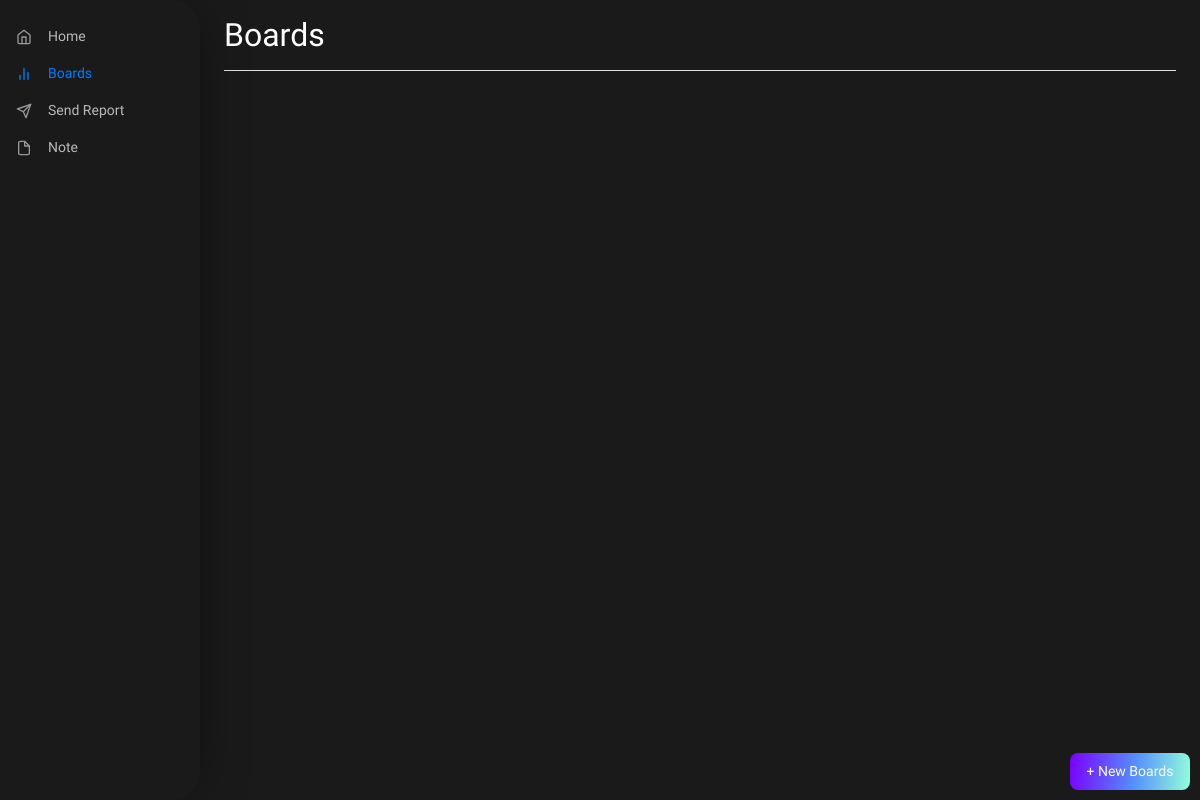
Before: /component/scrum-master/boards/ with the older database file.
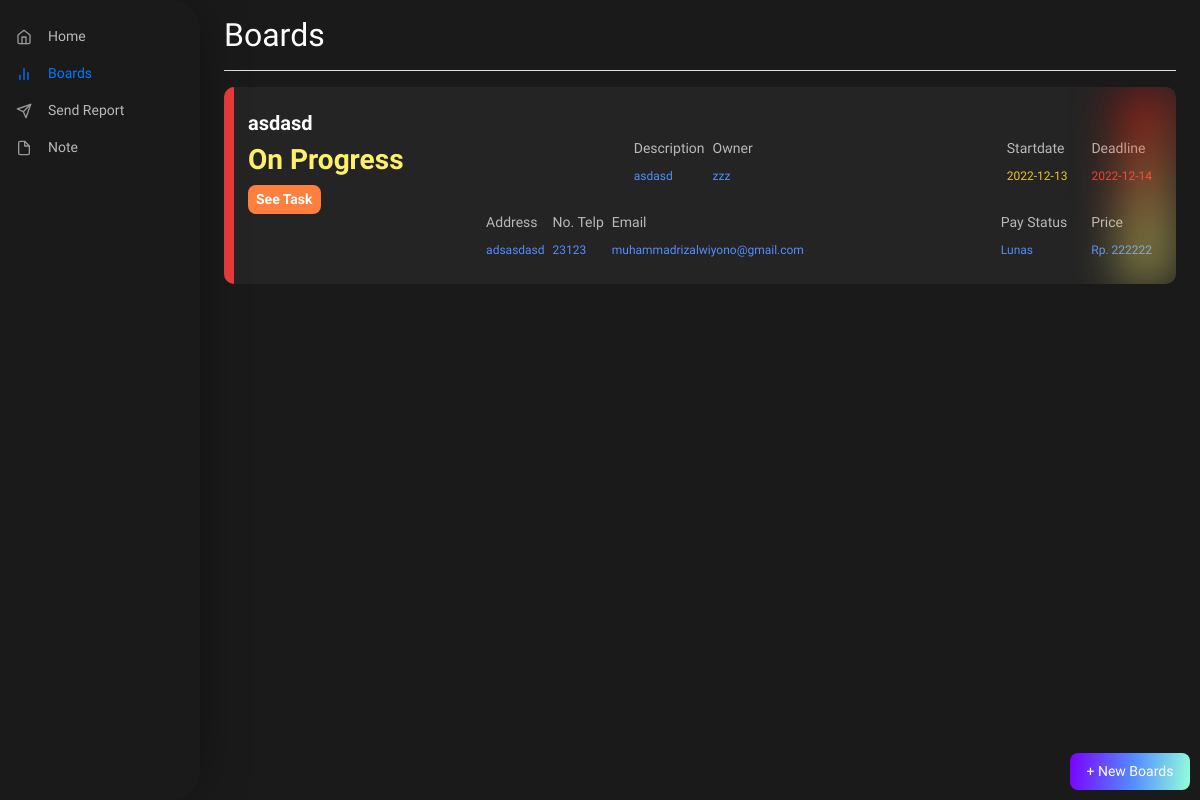
After: the same page with the newer database file.
### tables this page shows
CREATE TABLE `tb_client` (
  `idclient` int(11) NOT NULL,
  `idboards` int(11) NOT NULL,
  `owner_name` varchar(100) NOT NULL,
  `address` text NOT NULL,
  `no_telp` int(15) NOT NULL,
  `email` varchar(100) NOT NULL,
  `company_name` varchar(100) NOT NULL
);

CREATE TABLE `tb_boards` (
  `idboards` int(11) NOT NULL,
  `title` varchar(100) NOT NULL,
  `description` text NOT NULL,
  `startdate` date NOT NULL,
  `deadline` date NOT NULL,
  `pay_status` varchar(45) NOT NULL,
  `price` bigint(20) NOT NULL,
  `status` varchar(45) NOT NULL
);

### component/scrum-master/boards/index.php (the view, shortened to what this page needs)
<?php
    include '../../../src/connection/connection.php';
?>
<!DOCTYPE html>
<html lang="en">
<head>
    <link rel="stylesheet" href="https://cdn.jsdelivr.net/npm/bootstrap@4.5.3/dist/css/bootstrap.min.css">
	<link rel="stylesheet" type="text/css" href="../../../src/css/style.css">
    <link href="../assets/dist/css/bootstrap.min.css" rel="stylesheet">
    <link href="../../../src/css/dashboard.css" rel="stylesheet">
</head>
<body>
<div class="container-fluid">
  <div class="row">
    <nav id="sidebarMenu" class="col-md-3 col-lg-2 d-md-block sidebar collapse">
      <div class="sidebar-sticky">
        <ul class="nav flex-column">
          <li class="nav-item">
            <a class="nav-link d-flex align-items-center" href="../home/">
              <span class="mr-3" data-feather="home"></span>
              Home
            </a>
          </li>
          <li class="nav-item">
            <a class="nav-link active d-flex align-items-center" href="#">
              <span class="mr-3" data-feather="bar-chart-2"></span>
              Boards
            </a>
          </li>
          <li class="nav-item">
            <a class="nav-link d-flex align-items-center" href="../send-report/">
              <span class="mr-3" data-feather="send"></span>
              Send Report
            </a>
          </li>
          <li class="nav-item">
            <a class="nav-link d-flex align-items-center" href="../note/">
              <span class="mr-3" data-feather="file"></span>
              Note
            </a>
          </li>
        </ul>
      </div>
    </nav>
    <main role="main" class="col-md-9 ml-sm-auto col-lg-10 px-md-4" style="height: 100vh;">
      <div class="d-flex justify-content-between flex-wrap flex-md-nowrap align-items-center pt-3 pb-2 mb-3 border-bottom">
        <h1 class="h2">Boards</h1>
      </div>
      <?php
        $queryTask  = mysqli_query($connect, "SELECT * FROM tb_boards INNER JOIN tb_client ON tb_boards.idboards = tb_client.idboards");
        while($row = mysqli_fetch_array($queryTask)){?>
        <div class="card-task d-block p-4 mb-3">
          <div class="component-left-decoration" style="background: #ED3C3C;">
          </div>
          <div class="component-right-decoration" style="background: linear-gradient(151deg, rgba(255, 0, 0, 0.4) 7.37%, rgba(255, 110, 48, 0.4) 41.97%, rgba(255, 240, 105, 0.4) 71.76%);">
          </div>
          <div class="d-flex align-items-center justify-content-between" style="width: 100%;">
            <div class="left-side-card">
              <h1>
              <?=$row['title']?>
              </h1>
              <h3 style='float: left; margin: 0; color: #FFF069;'><?=$row['status']?></h3>
              <div>
                <a href="../task?id=<?=$row['idboards']?>">
                  <button class="px-2 py-1 mt-2" style="background: #FF7F3F; border-radius: 8px; border: 0; color: #FFF; font-weight: 600;">See Task</button>
                </a>
              </div>
            </div>
            <div class="center-side-card d-flex">
              <div class="component" style="text-align: left;">
                  <h2>Description</h2>
                  <span style="color: #548CFF;"><?=$row['description']?></span>
              </div>
              <div class="component ml-2" style="text-align: left;">
                  <h2>Owner</h2>
                  <span style="color: #548CFF;"><?=$row['owner_name']?></span>
              </div>
            </div>
            <div class="d-flex right-side-card">
              <div class="component ml-4" style="text-align: left;">
                <h2>Startdate</h2>
                <span style="color: #E3C629;"><?=$row['startdate']?></span>
              </div>
              <div class="component ml-4" style="text-align: left;">
                <h2>Deadline</h2>
                <span style="color: #F33838;"><?=$row['deadline']?></span>
              </div>
            </div>
          </div>
          <div class="d-flex align-items-center justify-content-between" style="width: 100%;">
            <div class="left-side-card">
              <h3 style='float: left; margin: 0; color: transparent;'><?=$row['status']?></h3>
            </div>
            <div class="center-side-card d-flex">
              <div class="component" style="text-align: left;">
                  <h2>Address</h2>
                  <span style="color: #548CFF;"><?=$row['address']?></span>
              </div>
              <div class="component ml-2" style="text-align: left;">
                  <h2>No. Telp</h2>
                  <span style="color: #548CFF;"><?=$row['no_telp']?></span>
              </div>
              <div class="component ml-2" style="text-align: left;">
                  <h2>Email</h2>
                  <span style="color: #548CFF;"><?=$row['email']?></span>
              </div>
            </div>
            <div class="d-flex right-side-card">
              <div class="component ml-4" style="text-align: left;">
                <h2 style="color: transparent;">Pay Status</h2>
                <span style="color: transparent;"><?=$row['pay_status']?></span>
              </div>
              <div class="component ml-4" style="text-align: left;">
                <h2>Pay Status</h2>
                <span style="color: #548CFF;"><?=$row['pay_status']?></span>
              </div>
              <div class="component ml-4" style="text-align: left;">
                <h2>Price</h2>
                <span style="color: #548CFF;">Rp. <?=$row['price']?></span>
              </div>
            </div>
          </div>
        </div>
      <?php $no++;
      } ?>
    </main>
    <button type="button" data-toggle="modal" data-target="#exampleModal" class="btn-linear-primary p-2 btn-fixed-bottom" >+ New Boards</button>
  </div>
</div>
</body>
</html>

### src/css/style.css (style rules this page uses)
.btn-linear-primary { background: linear-gradient(95.62deg, #7900FF 0%, #548CFF 52.6%, #93FFD8 100%); border-radius: 8px; font-family: 'Catamaran', sans-serif; color: #FFF; font-weight: 500; border: 0; }
.btn-fixed-bottom { position: fixed !important; width: 10%; right: 10px; bottom: 10px; }
.card-task { background-color: #242424; padding: 10px 20px; border-radius: 10px; display: flex; justify-content: space-between; position: relative; overflow: hidden; padding-left: 40px !important; align-items: center; }
.card-task h1 { font-style: normal; font-weight: 600; font-size: 20px; }
.card-task h2 { font-style: normal; font-weight: 400; font-size: 14px; color: #B9B9B9; }
.card-task span { font-style: normal; font-weight: 400; font-size: 12px; line-height: 16px; }
.card-task h3 { font-style: normal; font-weight: 700; font-size: 28px; color: #93FFD8; }
.card-task .component { text-align: center; }
.component-left-decoration { position: absolute; left: 0; top: 0; width: 10px; height: 100%; background: linear-gradient(180deg, #7900FF 0%, #548CFF 52.08%, #93FFD8 100%); }
.component-right-decoration { position: absolute; right: 0; top: 0; width: 60px; height: 100%; z-index: 1; background: linear-gradient(151deg, rgba(121, 0, 255, 0.4) 7.37%, rgba(84, 140, 255, 0.4) 41.97%, rgba(147, 255, 216, 0.4) 71.76%); filter: blur(21.5px); }

### src/css/dashboard.css (style rules this page uses)
body { font-size: .875rem; font-family: 'Catamaran', sans-serif; color: #FFFFFF; }
.feather { width: 16px; height: 16px; vertical-align: text-bottom; }
.container-fluid { background-color: #191A19; }
.sidebar { position: fixed; top: 0; bottom: 0; left: 0; z-index: 100; padding: 10px 0 0; background: #191A19; box-shadow: 2px 0px 60px -20px rgba(0, 0, 0, 0.75); border-radius: 0px 28px 28px 0px; }
.sidebar-sticky { position: relative; top: 0; height: calc(100vh - 48px); padding-top: .5rem; overflow-x: hidden; overflow-y: auto; }
.sidebar .nav-link { font-weight: 500; color: #B9B9B9; }
.sidebar .nav-link .feather { margin-right: 4px; color: #999; }
.sidebar .nav-link.active { color: #007bff; }
.sidebar .nav-link:hover .feather, .sidebar .nav-link.active .feather { color: inherit; }

Changed rows visible on the page:
added tb_client: idboards.title "asdasd", idboards.status "On Progress", idboards.description "asdasd", owner_name "zzz", idboards.startdate "2022-12-13", idboards.deadline "2022-12-14", address "adsasdasd", no_telp "23123", email "muhammadrizalwiyono@gmail.com", idboards.pay_status "Lunas", idboards.price "222222"
